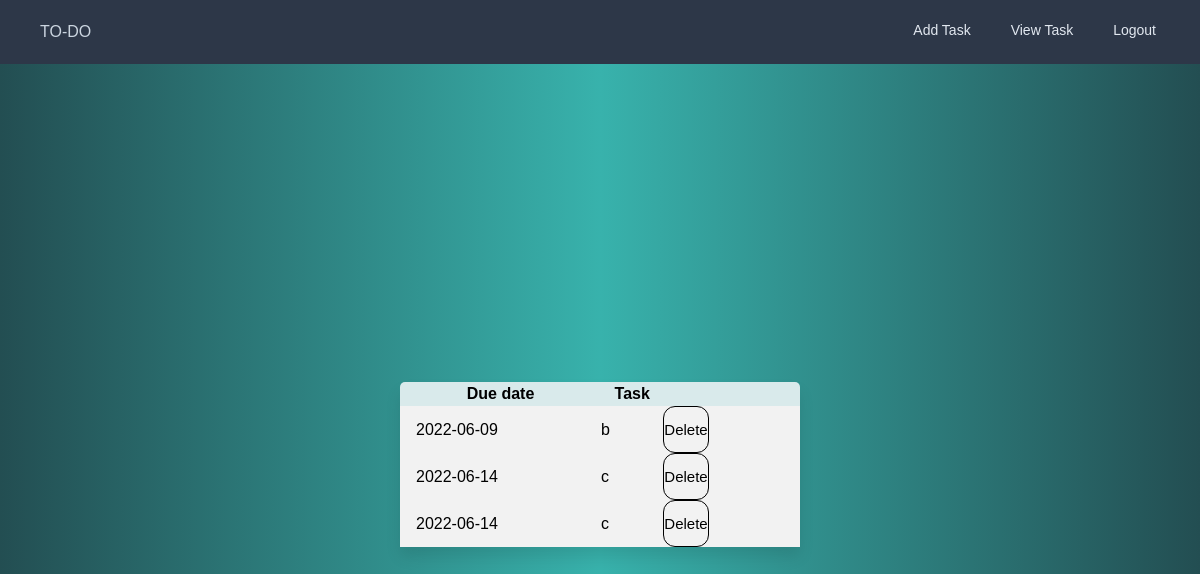
Page /tasks (signed in) on the committed database.
### app.py (models this page shows)
class Tasks(db.Model,UserMixin):
    id = db.Column(db.Integer, primary_key=True)
    description = db.Column(db.String(200))
    user_id = db.Column(db.Integer,db.ForeignKey("users.id"))
    date = db.Column(db.String(50))

### app.py (the view)
@app.route("/tasks")
def tasks():
    task = Tasks.query.all()
    print(task,file=sys.stderr)
    return render_template('alltask.html', task=task)

### app.py (called while the page is built)
@login_manager.user_loader
def load_user(user_id):
    return Users.query.get(int(user_id))

### templates/alltask.html (shortened to what this page needs)
<!DOCTYPE html>
<html lang="en">
  <head>
    <link
      rel="stylesheet"
      href="{{ url_for('static',filename='custom.css')}}"
    />
    <link
      href="https://unpkg.com/tailwindcss@^1.0/dist/tailwind.min.css"
      rel="stylesheet"
    />
  </head>
  <body>
    <nav class="bg-gray-800">
      <div class="max-w-7xl mx-auto px-2 sm:px-6 lg:px-8">
        <div class="relative h-16">
          <div class="absolute inset-y-0 left-0 flex ">
            <button
              type="button"
              class="inline-flex items-center  p-2 rounded-md text-gray-400 hover:text-white hover:bg-gray-700 focus:outline-none focus:ring-2 focus:ring-inset focus:ring-white"
              aria-controls="mobile-menu"
              aria-expanded="false"
            >TO-DO
            </button>
          </div>
          <div
            class="float-right right"
          >
          <form method = "GET">
            <div class="hidden sm:block sm:ml-6 flex-1 flex sm:justify-end mt-3">
              <div class="flex space-x-4 float-right">
                <button formaction="/addtask" class="text-gray-300 hover:bg-gray-700 hover:text-white px-3 py-2 rounded-md text-sm font-medium">Add Task</button>
                <button formaction="/tasks" class="text-gray-300 hover:bg-gray-700 hover:text-white px-3 py-2 rounded-md text-sm font-medium">View Task
                </button>
                <button formaction="/logout" class="text-gray-300 hover:bg-gray-700 hover:text-white px-3 py-2 rounded-md text-sm font-medium">Logout
                </button>
              </div>
            </div>
          </div>
    </nav>
    <div
      class="h-screen bg-gradient-to-r from-teal-900 via-teal-500 to-teal-900 flex justify-center items-center"
    >
      <table class="table-auto wrapper  ">
        <thead>
          <tr>
            <th>Due date</th>
            <th>Task</th>
          </tr>
        </thead>
        <tbody class="todoList  my-4 py-5">
          {% for task in current_user.task %}
          <tr>
            <td class="px-4">{{task.date}}</td>
            <td class="pr-1">{{task.description}}</td>
            <td>
              <button class="btn btn-danger mr-8">
                <a href="{{ url_for('delete',id=task.id) }}">Delete</a>
              </button>
            </td>
          </tr>
          {% endfor %}
        </tbody>
      </table>
    </div>
  </body>
</html>

### static/custom.css (style rules this page uses)
html { position: relative; min-height: 100%; }
body { margin-bottom: 2em; }
* { margin: 0; padding: 0; box-sizing: border-box; font-family: "Poppins", sans-serif; }
body { width: 100%; height: 100vh; }
.wrapper { background: rgb(217, 234, 235); max-width: 400px; width: 100%; margin: 120px auto; padding: 25px; padding-left: 38px; border-radius: 5px; box-shadow: 0px 10px 15px rgba(0, 0, 0, 0.1); }
.wrapper .todoList { max-height: 250px; overflow-y: auto; }
.todoList { position: relative; list-style: none; height: 45px; line-height: 45px; margin-bottom: 8px; background: #f2f2f2; border-radius: 3px; padding: 0 15px; cursor: default; overflow: hidden; }
.btn { cursor: pointer; font-size: 15px; padding: 0px 0px; border-radius: 0.8em; background: none; border: 1px solid; transition: 250ms ease-out; }
.right { float: right !important; }

### rows in the picture
Tasks: date "2022-06-09", description "b"
Tasks: date "2022-06-14", description "c"
Tasks: date "2022-06-14", description "c"
